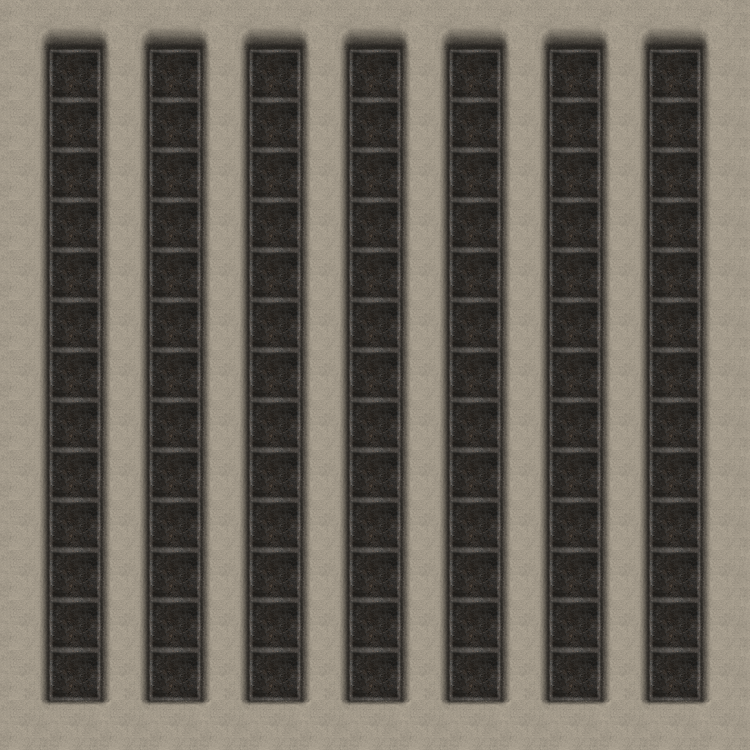

A 2D game scene composited from a Tiled map and its tileset images. What follows is a short description and the map's XML, with each tile layer's data collapsed to a summary:
An orthogonal 30x30 tile map with 25x25 px tiles, 2 tile layers (groundLayer, wallLayer), 2 tilesets and 5 objects (Player, Golem, Pikanyan, Pikagon, Slime).

<map version="1.0" orientation="orthogonal" width="30" height="30" tilewidth="25" tileheight="25">
 <properties>
  <property name="iPadScaleFactor" value="2.0" />
 </properties>
 <tileset firstgid="1" name="ground" tilewidth="25" tileheight="25">
  <image source="ground.png" width="50" height="50" />
 </tileset>
 <tileset firstgid="5" name="wall" tilewidth="25" tileheight="25">
  <image source="wall.png" width="100" height="150" />
 </tileset>
 <layer name="groundLayer" width="30" height="30">
  <data>[900 cells, 900 non-empty, 4 distinct tile ids]</data>
 </layer>
 <layer name="wallLayer" width="30" height="30">
  <data>[900 cells, 536 non-empty, 16 distinct tile ids]</data>
 </layer>
 <objectgroup name="itemAndTrapLayer" width="30" height="30" />
 <objectgroup name="characterLayer" width="30" height="30">
  <object name="Player" x="364" y="59" width="21" height="12" />
  <object name="Golem" x="159" y="60" width="23" height="11" />
  <object name="Pikanyan" x="459" y="65" width="31" height="7" />
  <object name="Pikagon" x="559" y="64" width="32" height="9" />
  <object name="Slime" x="265" y="59" width="21" height="11" />
 </objectgroup>
</map>